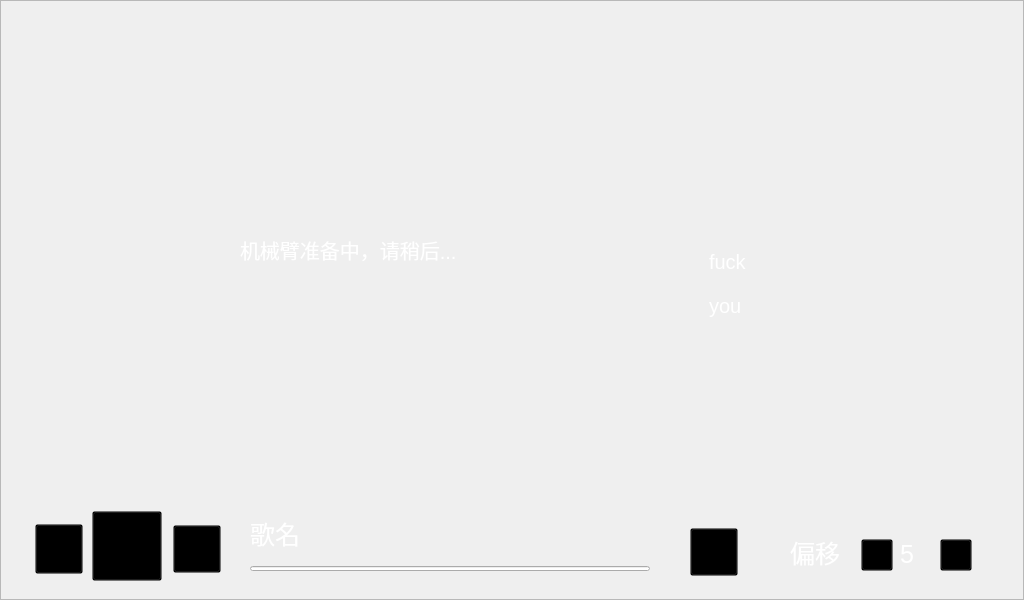
<?xml version="1.0" encoding="UTF-8"?>
<ui version="4.0">
 <class>Form</class>
 <widget class="QWidget" name="Form">
  <property name="geometry">
   <rect>
    <x>0</x>
    <y>0</y>
    <width>1024</width>
    <height>600</height>
   </rect>
  </property>
  <property name="windowTitle">
   <string>Form</string>
  </property>
  <widget class="QFrame" name="frame">
   <property name="geometry">
    <rect>
     <x>0</x>
     <y>0</y>
     <width>1024</width>
     <height>600</height>
    </rect>
   </property>
   <property name="styleSheet">
    <string notr="true">#frame{
	border-image:url(:/assets/ui.png);
}</string>
   </property>
   <property name="frameShape">
    <enum>QFrame::StyledPanel</enum>
   </property>
   <property name="frameShadow">
    <enum>QFrame::Raised</enum>
   </property>
   <widget class="QListWidget" name="listWidget">
    <property name="geometry">
     <rect>
      <x>706</x>
      <y>240</y>
      <width>311</width>
      <height>251</height>
     </rect>
    </property>
    <property name="styleSheet">
     <string notr="true">QListWidget {
	background-color:transparent;
    font-size:20px;
    font-family: 'Franklin Gothic Medium', 'Arial Narrow', Arial, sans-serif '等线';
    color: #ffffff;
    outline: 0px;
    border: none;
}

QListWidget::item {
    padding-top: 10px;
    padding-bottom: 10px;
}

QListWidget::item:hover{
    background-color:3a4047 
	color:#080F0;
}
QListWidget::item:selected:!active{
    background-color:3a4047 
	color:#080F0;
}

QListWidget::item:selected:active
{
	background-color:#40444b;
	color:#050505;
}</string>
    </property>
    <item>
     <property name="text">
      <string>fuck</string>
     </property>
    </item>
    <item>
     <property name="text">
      <string>you</string>
     </property>
    </item>
   </widget>
   <widget class="QPushButton" name="playButton">
    <property name="geometry">
     <rect>
      <x>92</x>
      <y>511</y>
      <width>70</width>
      <height>70</height>
     </rect>
    </property>
    <property name="styleSheet">
     <string notr="true">#playButton{
	background-color:transparent;
	background-image:url(:/assets/pause_idle.png);
	outline:0px;
}</string>
    </property>
    <property name="text">
     <string/>
    </property>
   </widget>
   <widget class="QPushButton" name="nextButton">
    <property name="geometry">
     <rect>
      <x>173</x>
      <y>525</y>
      <width>48</width>
      <height>48</height>
     </rect>
    </property>
    <property name="styleSheet">
     <string notr="true">#nextButton{
	background-color:transparent;
	border-image:url(:/assets/next_idle.png);
	outline:0px
}
#nextButton:pressed{
	background-color:transparent;
	border-image:url(:/assets/next_selected.png)
}</string>
    </property>
    <property name="text">
     <string/>
    </property>
   </widget>
   <widget class="QPushButton" name="prevButton">
    <property name="geometry">
     <rect>
      <x>35</x>
      <y>524</y>
      <width>48</width>
      <height>50</height>
     </rect>
    </property>
    <property name="styleSheet">
     <string notr="true">#prevButton{
	background-color:transparent;
	border-image:url(:/assets/prev_idle.png);
	outline:0px;
}
#prevButton:pressed{
	background-color:transparent;
	border-image:url(:/assets/prev_selected.png)
}</string>
    </property>
    <property name="text">
     <string/>
    </property>
   </widget>
   <widget class="QProgressBar" name="progressBar">
    <property name="geometry">
     <rect>
      <x>250</x>
      <y>566</y>
      <width>400</width>
      <height>5</height>
     </rect>
    </property>
    <property name="styleSheet">
     <string notr="true">QProgressBar::chunk {
   background-color: #11A4F0;
}</string>
    </property>
    <property name="value">
     <number>0</number>
    </property>
    <property name="textVisible">
     <bool>false</bool>
    </property>
   </widget>
   <widget class="QLabel" name="songLabel">
    <property name="geometry">
     <rect>
      <x>250</x>
      <y>518</y>
      <width>461</width>
      <height>31</height>
     </rect>
    </property>
    <property name="styleSheet">
     <string notr="true">#songLabel{
	font-family:'consolas','等线';
	font-size:25px;
	color:white;
}</string>
    </property>
    <property name="text">
     <string>歌名</string>
    </property>
   </widget>
   <widget class="QPushButton" name="uploadButton">
    <property name="geometry">
     <rect>
      <x>690</x>
      <y>528</y>
      <width>48</width>
      <height>48</height>
     </rect>
    </property>
    <property name="styleSheet">
     <string notr="true">#uploadButton{
	background-color:transparent;
	border-image:url(:/assets/upload_idle.png);
	outline:0px
}
#uploadButton:pressed{
	background-color:transparent;
	border-image:url(:/assets/upload_selected.png)
}</string>
    </property>
    <property name="text">
     <string/>
    </property>
   </widget>
   <widget class="QLabel" name="baseLabel">
    <property name="geometry">
     <rect>
      <x>900</x>
      <y>539</y>
      <width>31</width>
      <height>31</height>
     </rect>
    </property>
    <property name="styleSheet">
     <string notr="true">
font-family:'consolas','等线';
font-size:25px;
color:white;
text-align:center
</string>
    </property>
    <property name="text">
     <string>5</string>
    </property>
   </widget>
   <widget class="QPushButton" name="addButton">
    <property name="geometry">
     <rect>
      <x>940</x>
      <y>539</y>
      <width>32</width>
      <height>32</height>
     </rect>
    </property>
    <property name="styleSheet">
     <string notr="true">	background-color:transparent;
	border-image:url(:/assets/plus.png);
	outline:0px;</string>
    </property>
    <property name="text">
     <string/>
    </property>
   </widget>
   <widget class="QPushButton" name="minusButton">
    <property name="geometry">
     <rect>
      <x>861</x>
      <y>539</y>
      <width>32</width>
      <height>32</height>
     </rect>
    </property>
    <property name="styleSheet">
     <string notr="true">	background-color:transparent;
	border-image:url(:/assets/minus.png);
	outline:0px;</string>
    </property>
    <property name="text">
     <string/>
    </property>
   </widget>
   <widget class="QLabel" name="songLabel_3">
    <property name="geometry">
     <rect>
      <x>790</x>
      <y>537</y>
      <width>61</width>
      <height>31</height>
     </rect>
    </property>
    <property name="styleSheet">
     <string notr="true">	font-family:'consolas','等线';
	font-size:25px;
	color:white;</string>
    </property>
    <property name="text">
     <string>偏移</string>
    </property>
   </widget>
   <widget class="QLabel" name="hardwareTipLabel">
    <property name="geometry">
     <rect>
      <x>240</x>
      <y>220</y>
      <width>231</width>
      <height>61</height>
     </rect>
    </property>
    <property name="text">
     <string>&lt;html&gt;&lt;head/&gt;&lt;body&gt;&lt;p&gt;&lt;span style=&quot; color:#ffffff; font-size:20px; font-family:等线 &quot;&gt;机械臂准备中，请稍后...&lt;/span&gt;&lt;/p&gt;&lt;/body&gt;&lt;/html&gt;</string>
    </property>
   </widget>
  </widget>
 </widget>
 <resources/>
 <connections/>
</ui>
